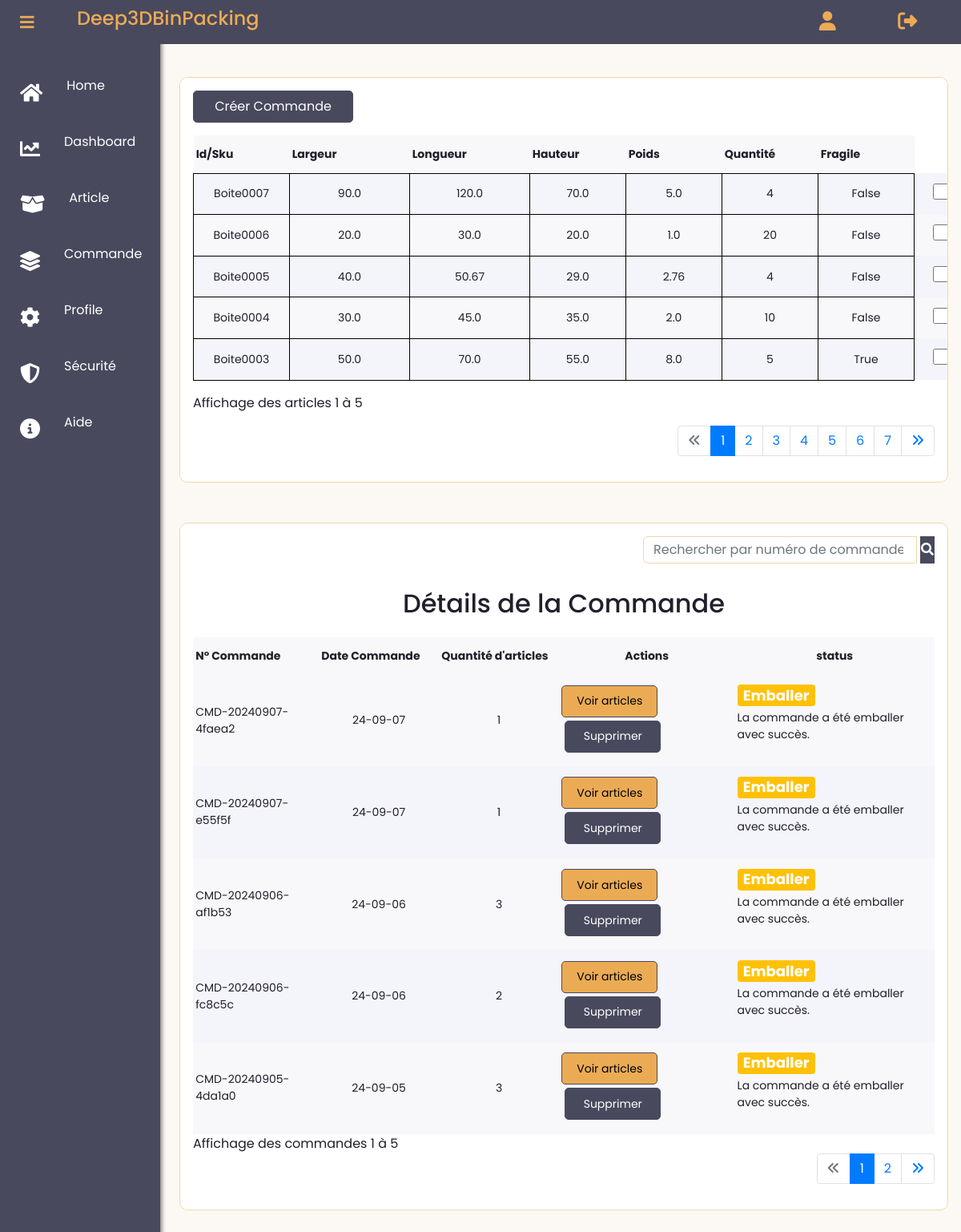
Before: /articles (signed in) with the older database file.
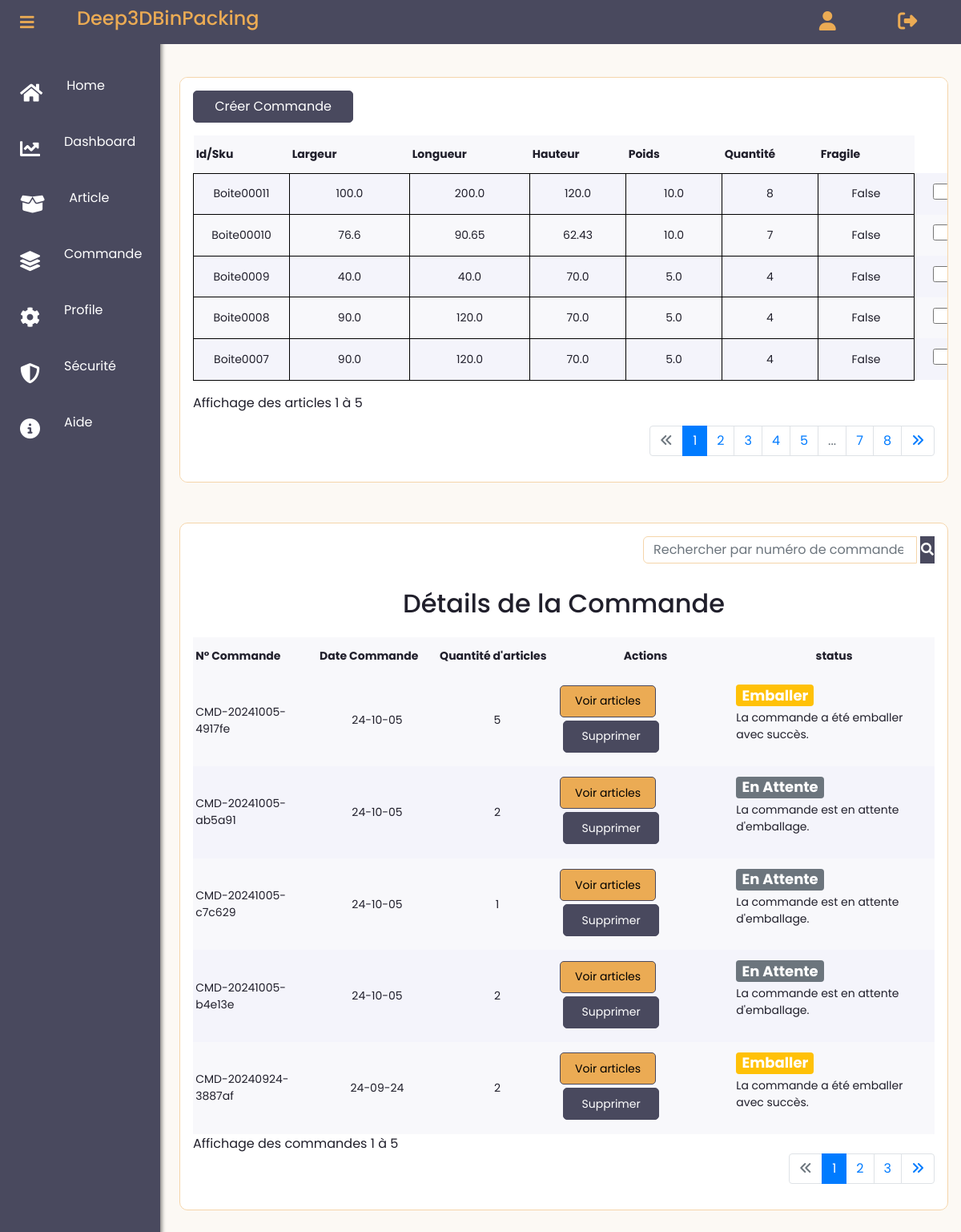
After: the same page with the newer database file.
### app/models.py (models this page shows, shortened)
class Article(db.Model):
    __tablename__ = 'Article'
    id = db.Column(db.Integer, primary_key=True, autoincrement=True)
    user_id = db.Column(db.Integer(), db.ForeignKey('User.id'))
    sku = db.Column(db.String(30), nullable=False)
    largeur = db.Column(db.Float(precision=5), nullable=False)
    longueur = db.Column(db.Float(precision=5), nullable=False)
    hauteur = db.Column(db.Float(precision=5), nullable=False)
    poids = db.Column(db.Float(precision=5), nullable=False)
    quantite = db.Column(db.Integer(), nullable=False)
    fragile = db.Column(db.Boolean(), default=False)
    date_creation = db.Column(db.Date,default=dt_date.today())
    commandes = db.relationship('Commande', secondary=association_table_article_commande, back_populates='articles')

class Commande(db.Model):
    __tablename__ = 'Commande'
    id = db.Column(db.Integer, primary_key=True, autoincrement=True)
    date_creation = db.Column(db.Date, default=dt_date.today())
    numero_commande = db.Column(db.String(50), unique=True, nullable=False)
    user_id = db.Column(db.Integer, db.ForeignKey('User.id'))
    status = db.Column(db.String(20), nullable=False, default='En Attente')  # Exemple : 'pending', 'cancelled', 'validated'
    conteneurs = db.relationship('Conteneur', secondary=association_table_commande_conteneur, back_populates='commandes')
    articles = db.relationship('Article', secondary=association_table_article_commande, back_populates='commandes')

### app/routes.py (the view)
@app.route("/articles", methods=['GET', 'POST'])
@login_required
def article():
    selected_articles = session.get('selected_articles', [])  # Récupérer les articles sélectionnés depuis la session
    page = request.args.get('page', 1, type=int)
    number_articles_per_page = 5  # Nombre d'articles par page
    articles_query = Article.query.filter_by(user_id=current_user.id).order_by(Article.id.desc())
    articles_pagination = articles_query.paginate(page=page, per_page=number_articles_per_page, error_out=False)
    start_index = (articles_pagination.page - 1) * articles_pagination.per_page + 1
    end_index = min(articles_pagination.page * articles_pagination.per_page, articles_query.count())
    user_commandes = Commande.query.filter_by(user_id=current_user.id).all()
    search_commandes = request.args.get('search_commandes')
    search_commandes = request.args.get('search_commandes')
    commande_page = request.args.get('commande_page', 1, type=int)
    per_page = 5
    if search_commandes:
        commandes_query = Commande.query.filter(
            Commande.user_id == current_user.id,  # Filtre par utilisateur
            (
                Commande.numero_commande.ilike(f'%{search_commandes}%') |
            (   Commande.date_creation.ilike(f'%{search_commandes}%')) |
                Commande.status.ilike(f'%{search_commandes}%')
            )
        )
    else:
        commandes_query = Commande.query.filter_by(user_id=current_user.id).order_by(Commande.id.desc())
    commandes_pagination = commandes_query.paginate(page=commande_page, per_page=per_page, error_out=False)
    pagination_args = Pagination(page=commande_page, per_page=per_page, total=commandes_query.count(), css_framework='bootstrap4')
    start_indexc = (commandes_pagination.page - 1) * commandes_pagination.per_page + 1
    end_indexc = min(commandes_pagination.page * commandes_pagination.per_page, commandes_query.count())
    commandes = commandes_pagination.items
    print(f"Nombre de commandes trouvées: {commandes_query.count()}")
    for commande in user_commandes:
        if len(commande.articles) == 0:
            db.session.delete(commande)
    user_commandes = [commande for commande in Commande.query.filter_by(user_id=current_user.id).all() if len(commande.articles) > 0]
    return render_template(
        'user_dashboard/list_article.html',
        selected_articles=selected_articles,
        start_index=start_index,
        end_index=end_index,
        start_indexc=start_indexc,
        end_indexc=end_indexc,
        articles=articles_pagination.items,
        articles_pagination=articles_pagination,
        commandes_pagination=commandes_pagination,
        commandes=commandes,
        pagination_args=pagination_args,
        user_commandes=user_commandes
    )

### app/models.py (called while the page is built)
@login_manager.user_loader
def load_user(user_id):
    return User.query.get(int(user_id))

### app/routes.py (called while the page is built)
@app.before_request
def before_request():
    if current_user.is_authenticated:
        g.image = url_for('static', filename='images/' + current_user.image) if current_user.image else None
    else:
        g.image = None

### app/templates/user_dashboard/list_article.html (shortened to what the changed rows need)
{% extends "user_dashboard/layout.html" %}
{% block content %}
{% if articles %}
<div class="card detail container">
  <div class="detail-header">
    <form method="POST" action="{{ url_for('create_commande') }}">
      <table>
        <tr>
          <th>Id/Sku</th>
          <th>Largeur</th>
          <th>Longueur</th>
          <th>Hauteur</th>
          <th>Poids</th>
          <th>Quantité</th>
          <th>Fragile</th>
        </tr>
        {% for article in articles_pagination.items %}
        <tr>
          <td style="border: 1px solid black; padding: 5px; text-align: center;">{{ article.sku }}</td>
          <td style="border: 1px solid black; padding: 5px; text-align: center;">{{ article.largeur }}</td>
          <td style="border: 1px solid black; padding: 5px; text-align: center;">{{ article.longueur }}</td>
          <td style="border: 1px solid black; padding: 5px; text-align: center;">{{ article.hauteur }}</td>
          <td style="border: 1px solid black; padding: 5px; text-align: center;">{{ article.poids }}</td>
          <td style="border: 1px solid black; padding: 5px; text-align: center;">{{ article.quantite }}</td>
          <td style="border: 1px solid black; padding: 5px; text-align: center;">{{ article.fragile }}</td>
          <td>
            <input
              style="width: 20px; height: 20px; margin-left: 20px;"
              type="checkbox"
              name="selected_articles"
              value="{{ article.id }}"
              {% if article.id in selected_articles %}checked{% endif %}>
          </td>
        </tr>
        {% endfor %}
      </table>
    </form>
  </div>
  <nav aria-label="Page navigation example">
    <ul class="pagination justify-content-end mt-3">
      {% for page_num in articles_pagination.iter_pages() %}
        {% if page_num %}
          <li class="page-item {% if page_num == articles_pagination.page %}active{% endif %}">
            <a class="page-link" href="{{ url_for('article', page=page_num) }}">{{ page_num }}</a>
          </li>
        {% else %}
          <li class="page-item disabled">
            <a class="page-link" href="#">...</a>
          </li>
        {% endif %}
      {% endfor %}
    </ul>
  </nav>
  {% endif %}
</div>
<div class="card detail container" style="margin-top: 50px;">
{% if commandes %}
  <div class="text-center"><h2>Détails de la Commande</h2></div>
  <div class="detail-header">
  <table class="">
      <thead>
          <tr>
              <th scope="col">N° Commande</th>
              <th scope="col">Date Commande</th>
              <th scope="col">Quantité d'articles</th>
              <th scope="col" class="text-center">Actions</th>
              <th scope="col" class="text-center">status</th>
          </tr>
      </thead>
      <tbody>
        {% for commande in commandes %}
          <tr>
              <td>{{ commande.numero_commande }}</td>
              <td class="text-center">
                {% if commande.date_creation %}
                    {{ commande.date_creation.strftime('%y-%m-%d') }}
                {% else %}
                    Date de création non disponible
                {% endif %}
            </td>
              <td class="text-center">{{ commande.articles|length }}</td>
              <td>
                  <button class="" data-bs-toggle="modal" style="background-color: #ebab54; border: #ebab54; color: black; border: 1px solid #49495e; height: 40px;" data-bs-target="#commandeDetailsModal-{{ commande.id }}">Voir articles</button>
                  <button type="button" class="btn-sm m-1 delete"  style="background-color: #49495e; color: #fff; border: 1px solid #49495e; height: 40px;" data-toggle="modal" data-target="#deleteModal{{commande.id}}">Supprimer</button>
              </td>
              <td>
                {% if commande.status == 'Annuler' %}
                  <span class="badge bg-danger mb-2" style="font-size: 18px; color:#fff">{{ commande.status }}</span>
                  <p>La commande a été annulée.</p>
                {% elif commande.status == 'Valider' %}
                  <span class="badge bg-success mb-1" style="font-size: 18px; color:#fff">{{ commande.status }}</span>
                  <p>La commande a été validée et est en cours de traitement.</p>
                  {% elif commande.status == 'Emballer' %}
                  <span class="badge bg-warning mb-1" style="font-size: 18px; color:#fff">{{ commande.status }}</span>
                  <p>La commande a été emballer avec succès.</p>
                {% else %}
                  <span class="badge bg-secondary mb-1" style="font-size: 18px; color:#fff">{{ commande.status }}</span>
                  <p>La commande est en attente d'emballage.</p>
                {% endif %}
              </td>
          </tr>
          {% endfor %}
      </tbody>
  </table>
</div>
<nav aria-label="Page navigation example mt-3">
  <ul class="pagination justify-content-end">
    {% for page_num in commandes_pagination.iter_pages() %}
      {% if page_num %}
        <li class="page-item {% if page_num == commandes_pagination.page %}active{% endif %}">
          <a class="page-link"  href="{{ url_for('article', commande_page=page_num) }}">{{ page_num }}</a>
        </li>
      {% else %}
        <li class="page-item disabled">
          <a class="page-link"  href="#">...</a>
        </li>
      {% endif %}
    {% endfor %}
  </ul>
</nav>
{% else %}
<div class="alert-warning text-center">
  Aucune commandes trouvées
</div>
</div>
{% endif %}
{% endblock content %}

Changed rows visible on the page:
no longer on this page (row unchanged): Article: sku "Boite0006", largeur "20.0", longueur "30.0", hauteur "20.0", poids "1.0", quantite "20", fragile "False"
no longer on this page (row unchanged): Article: sku "Boite0005", largeur "40.0", longueur "50.67", hauteur "29.0", poids "2.76", quantite "4", fragile "False"
no longer on this page (row unchanged): Article: sku "Boite0004", largeur "30.0", longueur "45.0", hauteur "35.0", poids "2.0", quantite "10", fragile "False"
no longer on this page (row unchanged): Article: sku "Boite0003", largeur "50.0", longueur "70.0", hauteur "55.0", poids "8.0", quantite "5", fragile "True"
no longer on this page (row unchanged): Commande: numero_commande "CMD-20240907-4faea2", date_creation "24-09-07", articles|length "1", status "Emballer"
no longer on this page (row unchanged): Commande: numero_commande "CMD-20240907-e55f5f", date_creation "24-09-07", articles|length "1", status "Emballer"
no longer on this page (row unchanged): Commande: numero_commande "CMD-20240906-af1b53", date_creation "24-09-06", articles|length "3", status "Emballer"
no longer on this page (row unchanged): Commande: numero_commande "CMD-20240906-fc8c5c", date_creation "24-09-06", articles|length "2", status "Emballer"
no longer on this page (row unchanged): Commande: numero_commande "CMD-20240905-4da1a0", date_creation "24-09-05", articles|length "3", status "Emballer"
added Article: sku "Boite00011", largeur "100.0", longueur "200.0", hauteur "120.0", poids "10.0", quantite "8", fragile "False"
added Article: sku "Boite00010", largeur "76.6", longueur "90.65", hauteur "62.43", poids "10.0", quantite "7", fragile "False"
added Article: sku "Boite0009", largeur "40.0", longueur "40.0", hauteur "70.0", poids "5.0", quantite "4", fragile "False"
added Article: sku "Boite0008", largeur "90.0", longueur "120.0", hauteur "70.0", poids "5.0", quantite "4", fragile "False"
added Commande: numero_commande "CMD-20241005-4917fe", date_creation "24-10-05", articles|length "5", status "Emballer"
added Commande: numero_commande "CMD-20241005-ab5a91", date_creation "24-10-05", articles|length "2", status "En Attente"
added Commande: numero_commande "CMD-20241005-c7c629", date_creation "24-10-05", articles|length "1", status "En Attente"
added Commande: numero_commande "CMD-20241005-b4e13e", date_creation "24-10-05", articles|length "2", status "En Attente"
added Commande: numero_commande "CMD-20240924-3887af", date_creation "24-09-24", articles|length "2", status "Emballer"
Other visible differences:
new list line: "8"
new list line: "3"
list line gone: "6"
